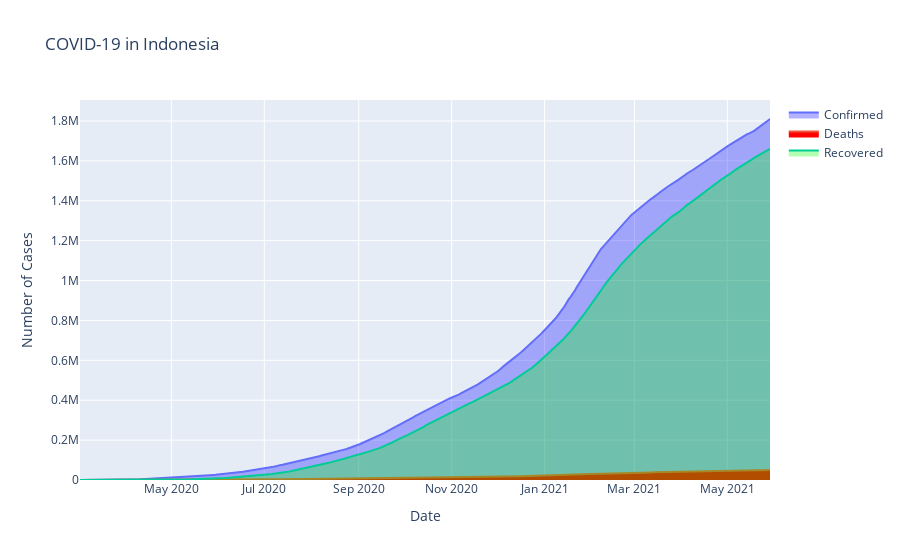

This figure's notebook cell:
### Code cell
fig = go.Figure()
fig.add_trace(go.Scatter(x=df_indo.ObservationDate, y=df_indo.Confirmed, name='Confirmed',fill='tozeroy',fillcolor='rgba(0, 0, 255, .3)'))
fig.add_trace(go.Scatter(x=df_indo.ObservationDate, y=df_indo.Deaths, name='Deaths', fill='tozeroy',fillcolor='rgba(255, 0, 0, 1)'))
fig.add_trace(go.Scatter(x=df_indo.ObservationDate, y=df_indo.Recovered, name='Recovered', fill='tozeroy',fillcolor='rgba(0, 255, 0, .3)'))

fig.update_layout(title='COVID-19 in Indonesia', xaxis_title='Date', yaxis_title='Number of Cases',)

### Figure 1 — Plotly figure (JSON) as saved in the notebook; plotly's stock layout.template omitted (floating-point values rounded to 4 significant figures; data arrays with more than 128 entries replaced by an {"elided": "..."} marker saying what was removed)
{"data": [{"fill": "tozeroy", "fillcolor": "rgba(0, 0, 255, .3)", "name": "Confirmed", "type": "scatter", "x": {"elided": "454 str values"}, "y": {"elided": "454 int values"}}, {"fill": "tozeroy", "fillcolor": "rgba(255, 0, 0, 1)", "name": "Deaths", "type": "scatter", "x": {"elided": "454 str values"}, "y": {"elided": "454 int values"}}, {"fill": "tozeroy", "fillcolor": "rgba(0, 255, 0, .3)", "name": "Recovered", "type": "scatter", "x": {"elided": "454 str values"}, "y": {"elided": "454 int values"}}], "layout": {"title": {"text": "COVID-19 in Indonesia"}, "xaxis": {"title": {"text": "Date"}}, "yaxis": {"title": {"text": "Number of Cases"}}}}
